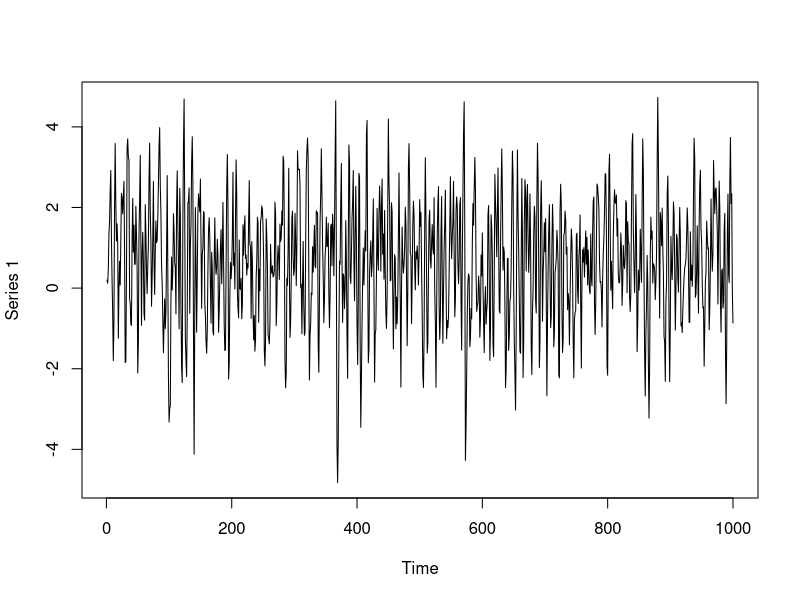

R code for this plot:
setwd("C:/Users/Juan Andres/OneDrive/Fuentes/Codigo R")

#####Transicion suave#####
#Funcion de transicion LSTAR Y ESTAR
L=function(st,gam,c){
  1/(1+exp(-gam*(st-c)))
}
E=function(st,gam,c){
  1-exp(-gam*((st-c)^2))
}

n=1000
ESTAR=matrix(NA,n,1)
ESTAR[1:3]=c(0.2,0.122,0.446)
tt=c()
tt[1:2]=c(0.5,0.2)
for (i in 3:1000) {
  tt[i]=0.5*tt[i-1]+0.3*tt[i-2]+rnorm(1)
}

#tt=seq(0,2,0.002)
#tt=tt[-1]

c=0
for (i in 4:n) {
  ESTAR[i]=((0.5+0.8897*ESTAR[i-1]-0.4858*ESTAR[i-2])*(1-exp(-10*((tt[i-1]-c)^2)))+(0.2+0.7*ESTAR[i-1]-0.6*ESTAR[i-2])*(1-(1-exp(-10*((tt[i-1]-c)^2))))+rnorm(1))
}

plot(as.ts(ESTAR))

assign("tt2",tt)

rm(n,tt,L,i,E,c)

save(list = ls(all.names = TRUE), file = ".simulacionESTAR")
